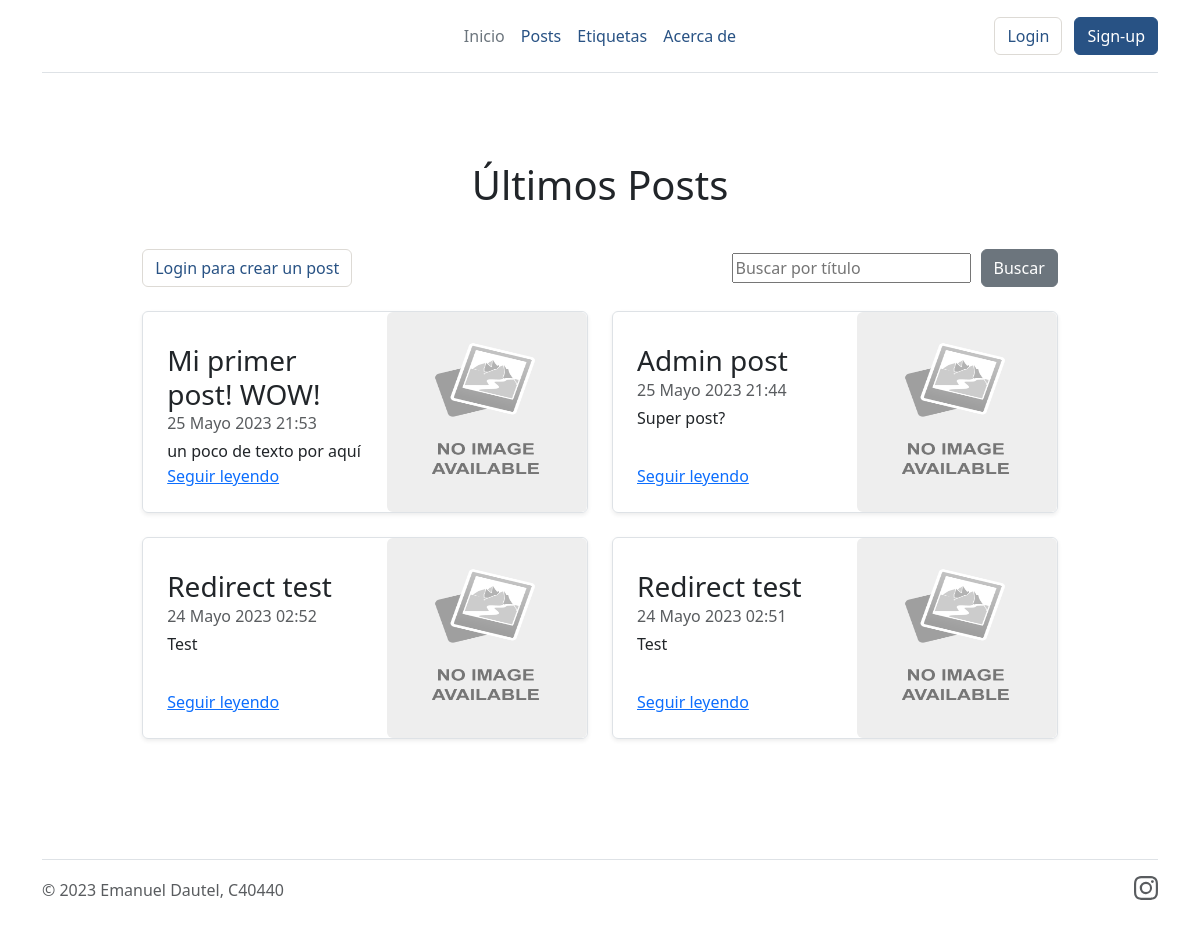
/posts/, run on the app's committed database.
### posts/models.py (models this page shows, shortened)
class Post(models.Model):
    titulo = models.CharField(max_length=256, validators=[MinLengthValidator(1)],)
    contenido = models.TextField(max_length=4000)
    imagenes = models.ImageField(upload_to=None, height_field=None, width_field=None, max_length=None)
    etiqueta = models.CharField(max_length=10, validators=[validate_slug])
    autor = models.ForeignKey(User, on_delete=models.CASCADE, null=True)
    fecha = models.DateTimeField(auto_now_add=True)
    fecha_mod = models.DateTimeField(null=True)

### posts/views.py (the view)
# urls.py: path('posts/', include('posts.urls')),
def posts(request):
    num_posts = 4  # Número de últimos objetos a mostrar
    posts = Post.objects.order_by('-fecha')[:num_posts]
    contexto = {'posts': posts}
    return render(
        request,
        'posts/posts.html',
        contexto
        )

### posts/templates/posts/posts.html (shortened to what this page needs)
{% extends "control_usuarios/base1.html" %}
{% load static %}
{% block contenido %}
<section class="container" style="max-width: 90%;">
    <div>
      <h1><p style="text-align:center">Últimos Posts</p></h1>
      <br>
      <div style="display: flex; align-items: center; justify-content: space-between;">
        {% if user.is_authenticated %}
          <button type="button" class="btn btn-primary" style="padding-left: 5% padding-top: 10%; text-align:left" onclick="window.location.href='{% url 'Crear Post' %}';">Crear Post</button>
        {% else %}
          <button type="button" class="btn btn-outline-primary me-2" style="padding-left: 5% padding-top: 10%; text-align:left" onclick="window.location.href='{% url 'Crear Post' %}?next={{ request.path|urlencode }}';">Login para crear un post</button>
        {% endif %}
        <form action="{% url 'Busqueda Post' %}" method="post" style="display: flex; align-items: center;">
            <input type="text" name="busqueda" placeholder="Buscar por título" style="margin-right: 10px;">
            <button class="btn btn-secondary" type="submit" value="Buscar">Buscar</button>
        </form>
      </div>
    </div>
    <br>
    <div class="row mb-2">
      {% if posts %}
        {% for post in posts %}
        <div class="col-md-6" title="{{ post.titulo }}">
          <div class="row g-0 border rounded overflow-hidden flex-md-row mb-4 shadow-sm h-md-250 position-relative">
            <div class="col p-4 d-flex flex-column position-static">
              <h3 class="mb-0">{{ post.titulo|truncatechars:30 }}</h3>
              {% if user.is_authenticated %}
                <div class="mb-1 text-body-secondary">{{ post.fecha }} por {{ post.autor }}</div>
              {% else %}
                <div class="mb-1 text-body-secondary">{{ post.fecha }}</div>
              {% endif %}
              <p class="card-text mb-auto">{{ post.contenido|truncatechars:75 }}</p>
              <a href="{% url 'detalle' post.id %}" class="stretched-link">Seguir leyendo</a>
            </div>
            <div class="col-auto d-none d-lg-block">
              {% if post.imagenes %}
                <img src="{{ post.imagenes.url }}" alt="Thumbnail" class="rounded float-end" width="200" height="200" preserveAspectRatio="xMidYMid slice">
              {% else %}
                <img src="{% static 'assets/img/default-thumbnail.png' %}" alt="Thumbnail" class="rounded float-end" width="200" height="200" preserveAspectRatio="xMidYMid slice">
              {% endif %}
            </div>
          </div>
        </div>
        {% endfor %}
      {% else %}
        <p style="text-align: center;"><i>No se encontraron resultados.</i></p>
      {% endif %}
      </div>
</section>
{% endblock contenido %}

### data on the page
Post: titulo "Mi primer post! WOW!", fecha "25 Mayo 2023 21:53", contenido "un poco de texto por aquí"
Post: titulo "Admin post", fecha "25 Mayo 2023 21:44", contenido "Super post?"
Post: titulo "Redirect test", fecha "24 Mayo 2023 02:52", contenido "Test"
Post: titulo "Redirect test", fecha "24 Mayo 2023 02:51", contenido "Test"
